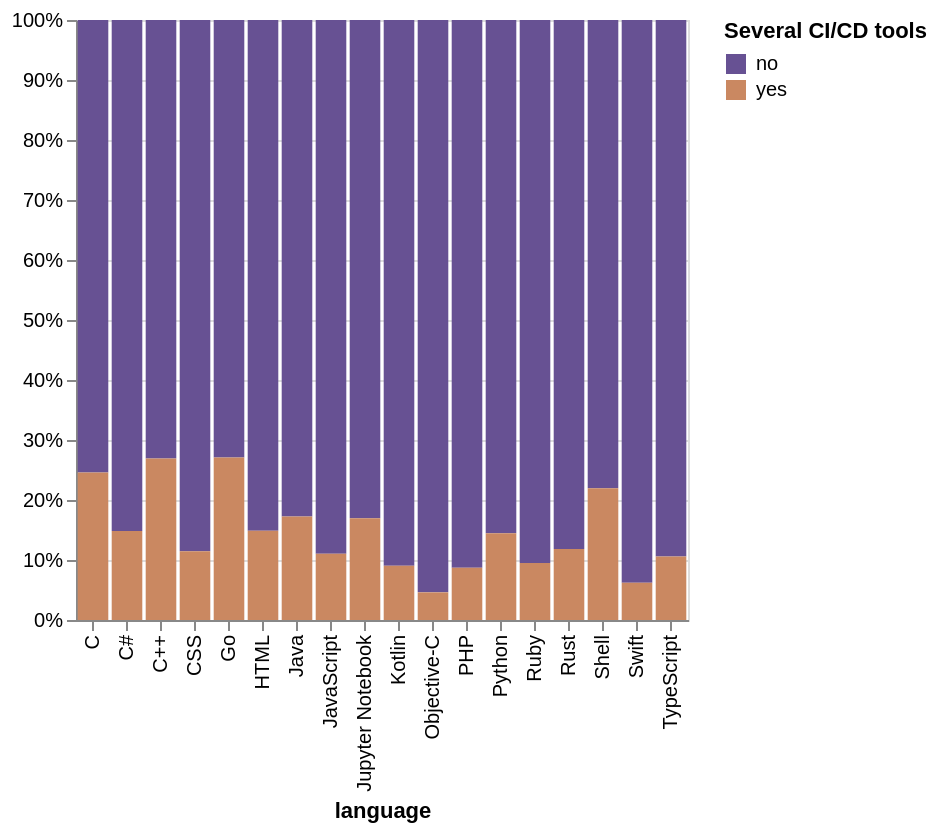

Describe this chart as a Vega-Lite specification.
### Vega-Lite specification from a JSON file in a GitHub repository (floating-point values rounded to 4 significant figures)
{"$schema": "https://vega.github.io/schema/vega-lite/v5.json", "data": {"values": [{"language": "Python", "cicd": 1, "people": 24114}, {"language": "Python", "cicd": 2, "people": 4070}, {"language": "JavaScript", "cicd": 1, "people": 28083}, {"language": "JavaScript", "cicd": 2, "people": 3493}, {"language": "Jupyter Notebook", "cicd": 1, "people": 1763}, {"language": "Jupyter Notebook", "cicd": 2, "people": 360}, {"language": "Go", "cicd": 1, "people": 11298}, {"language": "Go", "cicd": 2, "people": 4192}, {"language": "Rust", "cicd": 1, "people": 7323}, {"language": "Rust", "cicd": 2, "people": 983}, {"language": "Objective-C", "cicd": 1, "people": 1572}, {"language": "Objective-C", "cicd": 2, "people": 76}, {"language": "PHP", "cicd": 1, "people": 8699}, {"language": "PHP", "cicd": 2, "people": 829}, {"language": "HTML", "cicd": 1, "people": 3063}, {"language": "HTML", "cicd": 2, "people": 535}, {"language": "Swift", "cicd": 1, "people": 3350}, {"language": "Swift", "cicd": 2, "people": 222}, {"language": "Java", "cicd": 1, "people": 9824}, {"language": "Java", "cicd": 2, "people": 2046}, {"language": "TypeScript", "cicd": 1, "people": 15865}, {"language": "TypeScript", "cicd": 2, "people": 1876}, {"language": "CSS", "cicd": 1, "people": 1316}, {"language": "CSS", "cicd": 2, "people": 170}, {"language": "Shell", "cicd": 1, "people": 3266}, {"language": "Shell", "cicd": 2, "people": 919}, {"language": "C#", "cicd": 1, "people": 4987}, {"language": "C#", "cicd": 2, "people": 869}, {"language": "C++", "cicd": 1, "people": 7794}, {"language": "C++", "cicd": 2, "people": 2871}, {"language": "C", "cicd": 1, "people": 5143}, {"language": "C", "cicd": 2, "people": 1678}, {"language": "Kotlin", "cicd": 1, "people": 2782}, {"language": "Kotlin", "cicd": 2, "people": 276}, {"language": "Ruby", "cicd": 1, "people": 5758}, {"language": "Ruby", "cicd": 2, "people": 605}]}, "transform": [{"calculate": "datum.cicd == 2 ? 'yes' : 'no'", "as": "Several CI/CD tools"}], "mark": "bar", "width": {"step": 17}, "encoding": {"y": {"aggregate": "sum", "field": "people", "title": "", "stack": "normalize"}, "x": {"field": "language"}, "color": {"field": "Several CI/CD tools", "scale": {"range": ["#675193", "#ca8861"]}}}}
